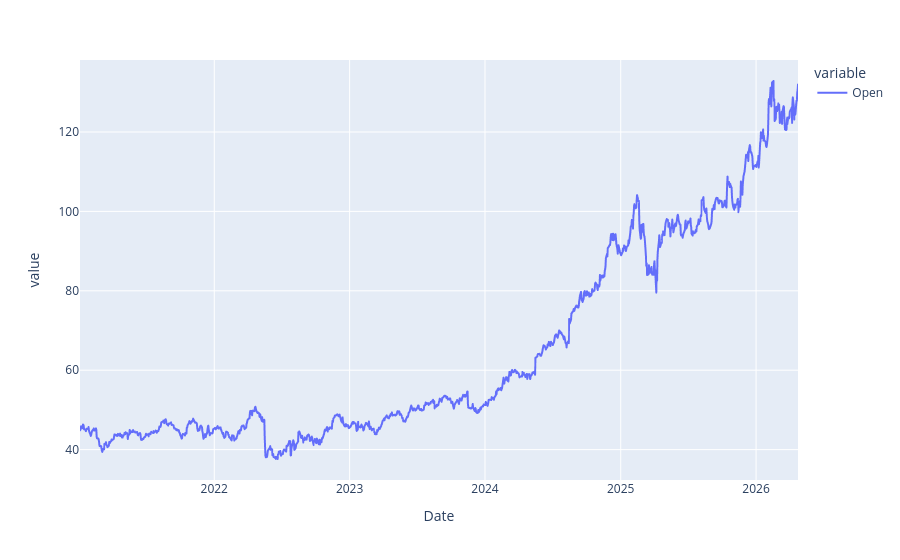

Source (notebook cell):
### Code cell
px.line(yf.Ticker("WMT").history(start=dt.datetime(year=2021, month=1, day=1)).Open)

### Figure 1 — Plotly figure (JSON) as saved in the notebook; plotly's stock layout.template omitted (floating-point values rounded to 4 significant figures; data arrays with more than 128 entries replaced by an {"elided": "..."} marker saying what was removed)
{"data": [{"hovertemplate": "variable=Open<br>Date=%{x}<br>value=%{y}<extra></extra>", "legendgroup": "Open", "line": {"color": "#636efa", "dash": "solid"}, "marker": {"symbol": "circle"}, "mode": "lines", "name": "Open", "showlegend": true, "type": "scattergl", "x": {"elided": "1333 str values"}, "xaxis": "x", "y": {"elided": "1333 float values"}, "yaxis": "y"}], "layout": {"legend": {"title": {"text": "variable"}, "tracegroupgap": 0}, "margin": {"t": 60}, "xaxis": {"anchor": "y", "domain": [0, 1], "title": {"text": "Date"}}, "yaxis": {"anchor": "x", "domain": [0, 1], "title": {"text": "value"}}}}
